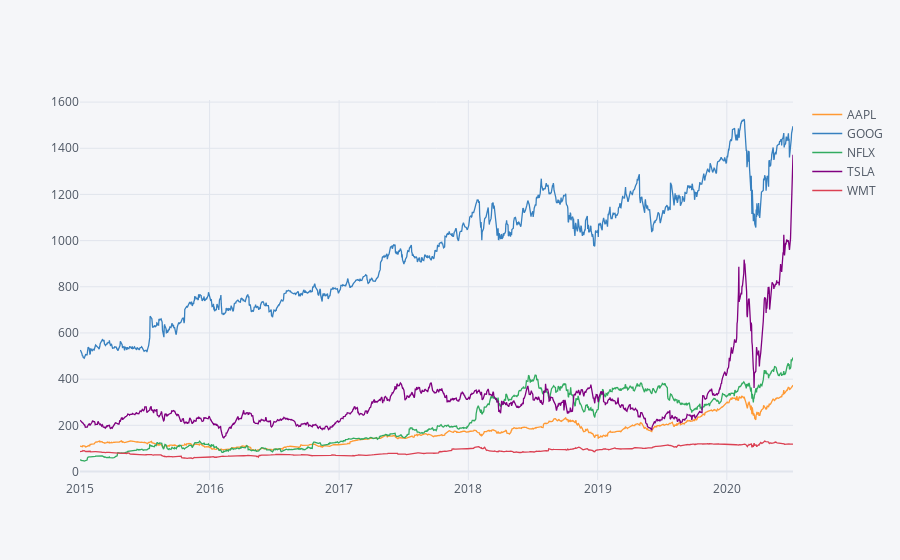

The cell this chart's notebook holds for it:
### Markdown cell above
### [Why BioNTech Stock Is Skyrocketing 46.4% Higher Today?](https://www.fool.com/investing/2020/03/18/why-biontech-stock-is-skyrocketing-464-higher-toda.aspx)

### Code cell
df_overall[df_overall.summary=='Close'][['AAPL','GOOG','NFLX','TSLA','WMT']].iplot()

### Figure 1 — Plotly figure (JSON) as saved in the notebook; plotly's stock layout.template omitted (floating-point values rounded to 4 significant figures; data arrays with more than 128 entries replaced by an {"elided": "..."} marker saying what was removed)
{"data": [{"line": {"color": "rgba(255, 153, 51, 1.0)", "dash": "solid", "shape": "linear", "width": 1.3}, "mode": "lines", "name": "AAPL", "text": "", "type": "scatter", "x": {"elided": "1387 str values"}, "y": {"elided": "1387 float values"}}, {"line": {"color": "rgba(55, 128, 191, 1.0)", "dash": "solid", "shape": "linear", "width": 1.3}, "mode": "lines", "name": "GOOG", "text": "", "type": "scatter", "x": {"elided": "1387 str values"}, "y": {"elided": "1387 float values"}}, {"line": {"color": "rgba(50, 171, 96, 1.0)", "dash": "solid", "shape": "linear", "width": 1.3}, "mode": "lines", "name": "NFLX", "text": "", "type": "scatter", "x": {"elided": "1387 str values"}, "y": {"elided": "1387 float values"}}, {"line": {"color": "rgba(128, 0, 128, 1.0)", "dash": "solid", "shape": "linear", "width": 1.3}, "mode": "lines", "name": "TSLA", "text": "", "type": "scatter", "x": {"elided": "1387 str values"}, "y": {"elided": "1387 float values"}}, {"line": {"color": "rgba(219, 64, 82, 1.0)", "dash": "solid", "shape": "linear", "width": 1.3}, "mode": "lines", "name": "WMT", "text": "", "type": "scatter", "x": {"elided": "1387 str values"}, "y": {"elided": "1387 float values"}}], "layout": {"legend": {"bgcolor": "#F5F6F9", "font": {"color": "#4D5663"}}, "paper_bgcolor": "#F5F6F9", "plot_bgcolor": "#F5F6F9", "title": {"font": {"color": "#4D5663"}}, "xaxis": {"gridcolor": "#E1E5ED", "showgrid": true, "tickfont": {"color": "#4D5663"}, "title": {"font": {"color": "#4D5663"}, "text": ""}, "zerolinecolor": "#E1E5ED"}, "yaxis": {"gridcolor": "#E1E5ED", "showgrid": true, "tickfont": {"color": "#4D5663"}, "title": {"font": {"color": "#4D5663"}, "text": ""}, "zerolinecolor": "#E1E5ED"}}}
